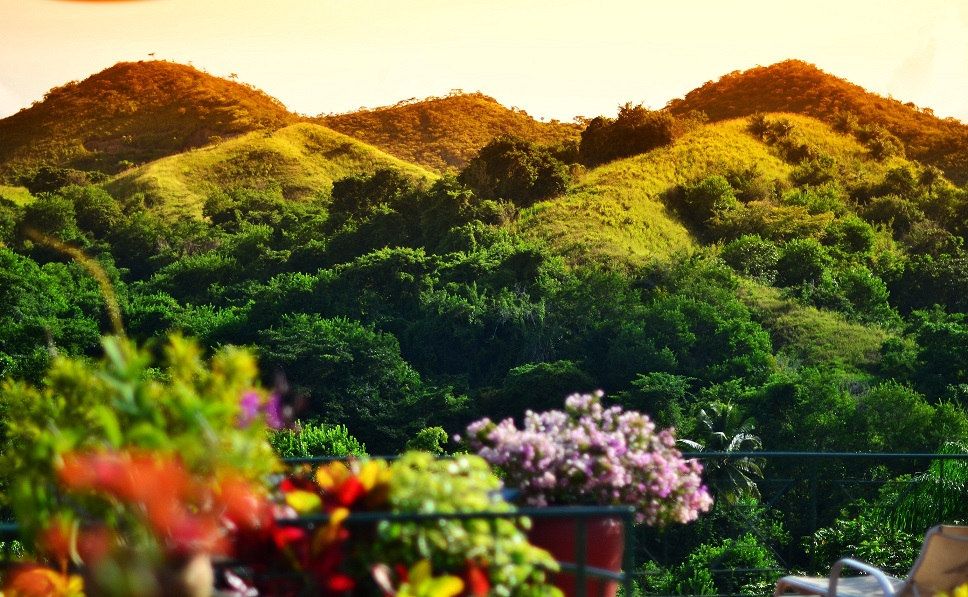
#> input picture Hands-On-Computer-Vision-with-OpenCV-4-Keras-and-TensorFlow-2/Section-2/images/input.jpg, 968 x 597 px
$ jupyter execute --allow-errors '4. Transformations - Translations and Rotations.ipynb'
#> lines starting #> are read from the running program, lines starting #| are printed output that depends on the picture
## Translations

This an affine transform that simply shifts the position of an image. (left or right).

We use cv2.warpAffine to implement these transformations.

[cell 1]
import cv2
import numpy as np

# Load our image
image = cv2.imread('images/input.jpg')
#> image is the input picture: shape (597, 968, 3); mean B, G, R 57.5, 105, 110.7

# Store height and width of the image
height, width = image.shape[:2]
#> height = 597; width = 968

# We shift it by quarter of the height and width
quarter_height, quarter_width = height/4, width/4
#> quarter_height = 149.2; quarter_width = 242

# Our Translate
#       | 1 0 Tx |
#  T  = | 0 1 Ty |

# T is our translation matrix
T = np.float32([[1, 0, quarter_width], [0, 1,quarter_height]])
#> T = [[1, 0, 242], [0, 1, 149.2]]

# We use warpAffine to transform the image using the matrix, T
img_translation = cv2.warpAffine(image, T, (width, height))
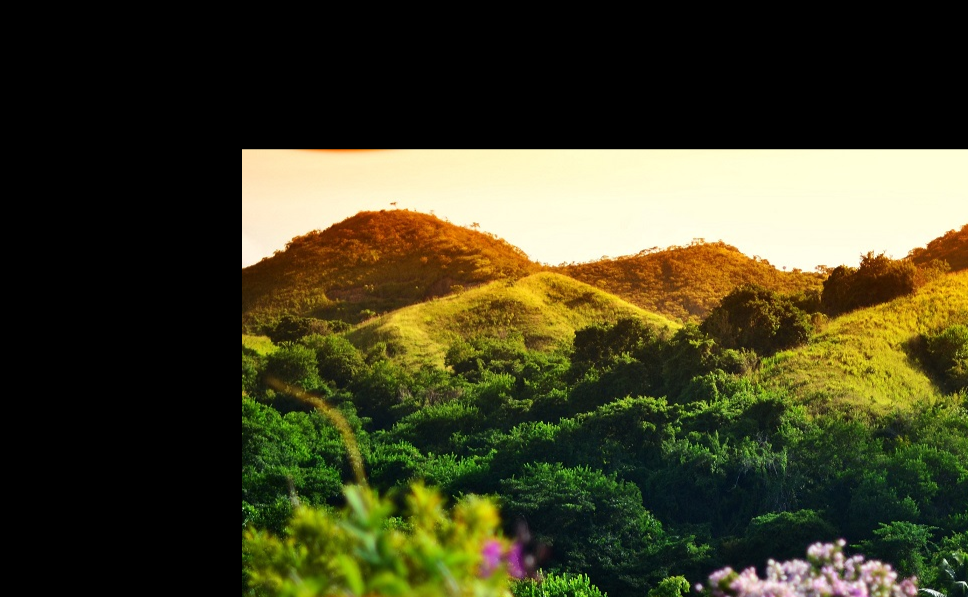
#> img_translation: shape (597, 968, 3); mean B, G, R 37.2, 65.2, 66.8
cv2.imshow('Translation', img_translation)
cv2.waitKey()
cv2.destroyAllWindows()

[cell 2]
# Let's take a look at T

print(T)
#| [[  1.     0.   242.  ]
#|  [  0.     1.   149.25]]

## Rotations

cv2.getRotationMatrix2D(rotation_center_x, rotation_center_y, angle of rotation, scale)

[cell 3]
import cv2
import numpy as np

image = cv2.imread('images/input.jpg')
height, width = image.shape[:2]

# Divide by two to rototate the image around its centre
rotation_matrix = cv2.getRotationMatrix2D((width/2, height/2), 90, .5)

# Input our image, the rotation matrix and our desired final width and height
rotated_image = cv2.warpAffine(image, rotation_matrix, (width, height))
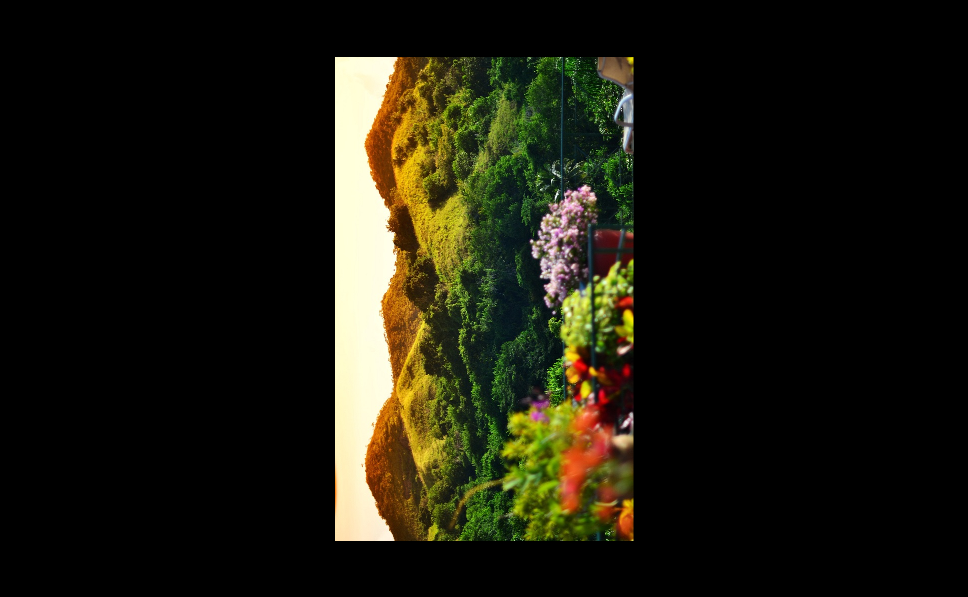
#> rotated_image: shape (597, 968, 3); mean B, G, R 14.4, 26.3, 27.7

cv2.imshow('Rotated Image', rotated_image)
cv2.waitKey()
cv2.destroyAllWindows()

### Notice all the black space surrounding the image.

We could now crop the image as we can calculate it's new size (we haven't learned cropping yet!).

But here's another method for simple rotations that uses the cv2.transpose function

#> (a cell that did not finish here is left out)

[cell 5]
#Other Option to Rotate
img = cv2.imread('images/input.jpg')

rotated_image = cv2.transpose(img)
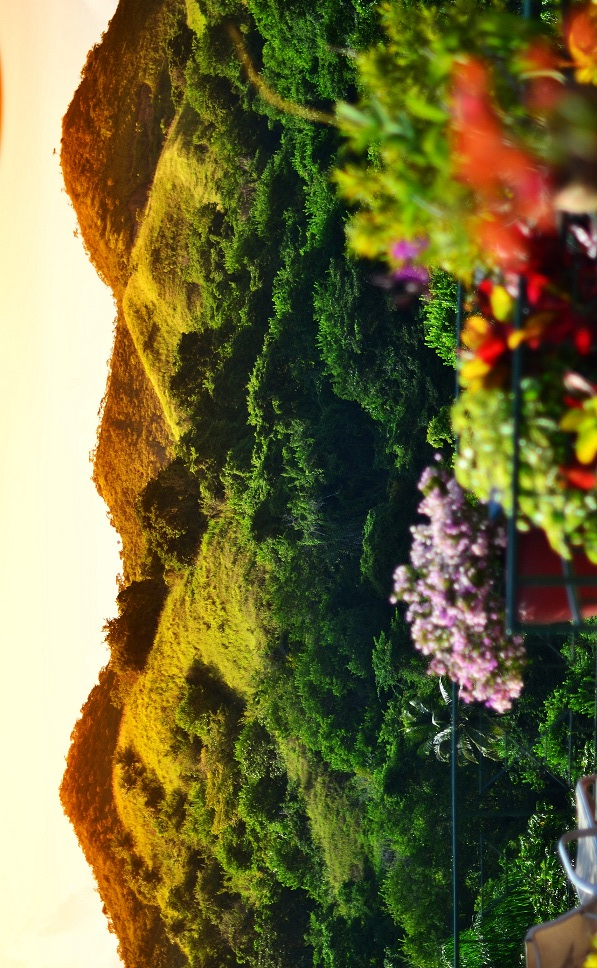
#> rotated_image: shape (968, 597, 3); mean B, G, R 57.5, 105, 110.7

cv2.imshow('Rotated Image - Method 2', rotated_image)
cv2.waitKey()
cv2.destroyAllWindows()

[cell 6]
# Let's now to a horizontal flip.
flipped = cv2.flip(image, 1)
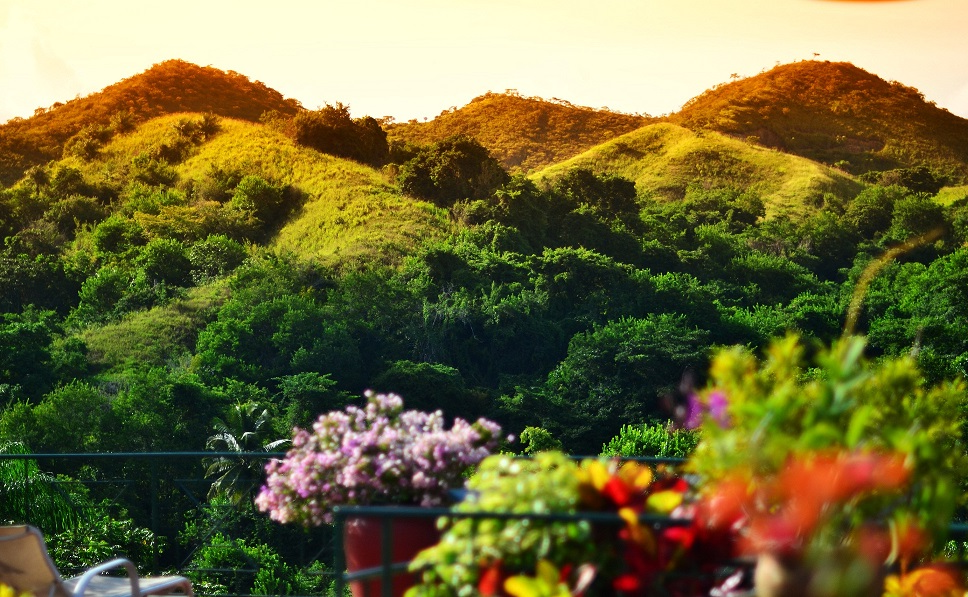
#> flipped: shape (597, 968, 3); mean B, G, R 57.5, 105, 110.7
cv2.imshow('Original', image)
cv2.imshow('Horizontal Flip', flipped)
cv2.waitKey()
cv2.destroyAllWindows()

$ run again, with Hands-On-Computer-Vision-with-OpenCV-4-Keras-and-TensorFlow-2/Section-2/images/gradient.jpg copied over Hands-On-Computer-Vision-with-OpenCV-4-Keras-and-TensorFlow-2/Section-2/images/input.jpg
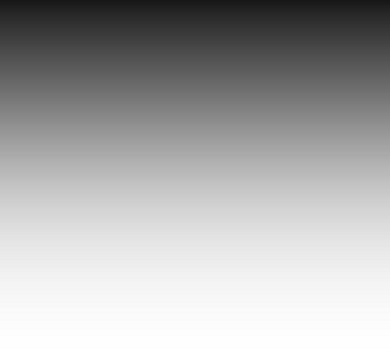
#> input picture Hands-On-Computer-Vision-with-OpenCV-4-Keras-and-TensorFlow-2/Section-2/images/gradient.jpg, 390 x 363 px
#> image is the input picture: shape (363, 390, 3); min 23, max 255, mean 172.7
#> `img_translation = cv2.warpAffine(image, T, (width, height))`:
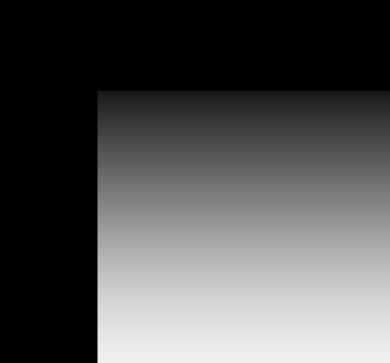
#> img_translation: shape (363, 390, 3); min 0, max 240, mean 82.6
#| [[ 1.    0.   97.5 ]
#|  [ 0.    1.   90.75]]
#> `rotated_image = cv2.transpose(img)`:
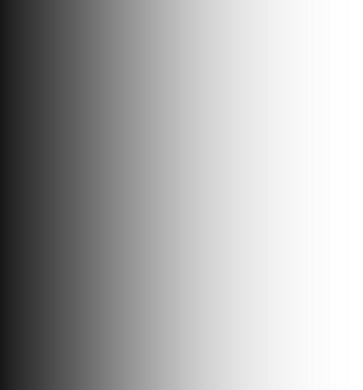
#> rotated_image: shape (390, 363, 3); min 23, max 255, mean 172.7

$ run again, with Hands-On-Computer-Vision-with-OpenCV-4-Keras-and-TensorFlow-2/Section-2/images/oxford.jpg copied over Hands-On-Computer-Vision-with-OpenCV-4-Keras-and-TensorFlow-2/Section-2/images/input.jpg
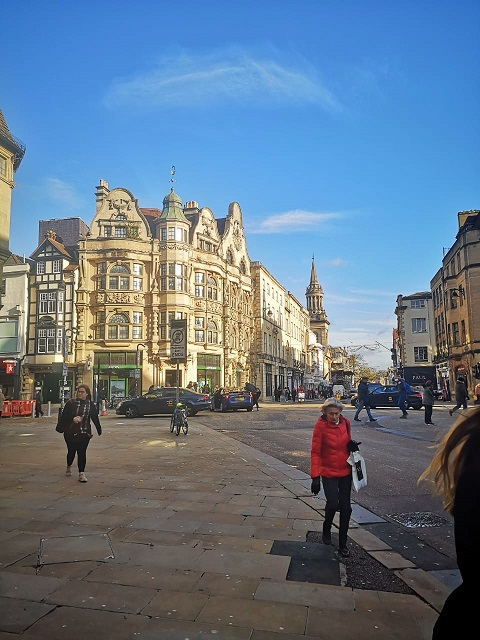
#> input picture Hands-On-Computer-Vision-with-OpenCV-4-Keras-and-TensorFlow-2/Section-2/images/oxford.jpg, 480 x 640 px
#> image is the input picture: shape (640, 480, 3); mean B, G, R 139.4, 120.9, 101.6
#| [[  1.   0. 120.]
#|  [  0.   1. 160.]]
#> `rotated_image = cv2.transpose(img)`:
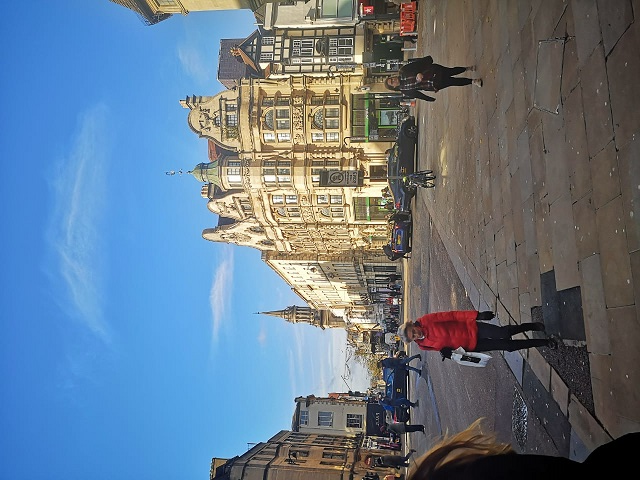
#> rotated_image: shape (480, 640, 3); mean B, G, R 139.4, 120.9, 101.6
#> `flipped = cv2.flip(image, 1)`:
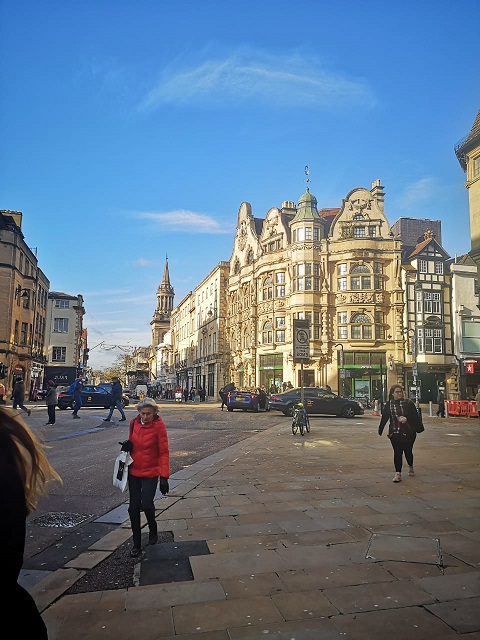
#> flipped: shape (640, 480, 3); mean B, G, R 139.4, 120.9, 101.6
